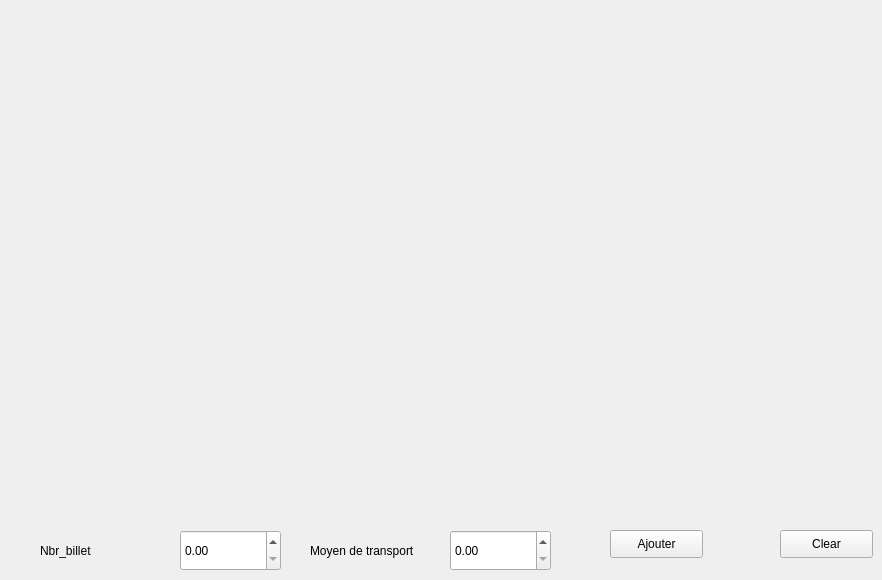
     <widget class="QWidget" name="tab_6">
      <attribute name="title">
       <string>Statistiques</string>
      </attribute>
      <widget class="QCustomPlot" name="plot" native="true">
       <property name="geometry">
        <rect>
         <x>40</x>
         <y>20</y>
         <width>801</width>
         <height>471</height>
        </rect>
       </property>
      </widget>
      <widget class="QDoubleSpinBox" name="spin_y">
       <property name="geometry">
        <rect>
         <x>180</x>
         <y>530</y>
         <width>101</width>
         <height>41</height>
        </rect>
       </property>
      </widget>
      <widget class="QPushButton" name="B_ajouter">
       <property name="geometry">
        <rect>
         <x>610</x>
         <y>530</y>
         <width>93</width>
         <height>28</height>
        </rect>
       </property>
       <property name="text">
        <string>Ajouter</string>
       </property>
      </widget>
      <widget class="QPushButton" name="B_clear">
       <property name="geometry">
        <rect>
         <x>780</x>
         <y>530</y>
         <width>93</width>
         <height>28</height>
        </rect>
       </property>
       <property name="text">
        <string>Clear</string>
       </property>
      </widget>
      <widget class="QLabel" name="label_25">
       <property name="geometry">
        <rect>
         <x>40</x>
         <y>530</y>
         <width>121</width>
         <height>41</height>
        </rect>
       </property>
       <property name="text">
        <string>Nbr_billet</string>
       </property>
      </widget>
      <widget class="QDoubleSpinBox" name="spin_x">
       <property name="geometry">
        <rect>
         <x>450</x>
         <y>530</y>
         <width>101</width>
         <height>41</height>
        </rect>
       </property>
      </widget>
      <widget class="QLabel" name="label_27">
       <property name="geometry">
        <rect>
         <x>310</x>
         <y>530</y>
         <width>121</width>
         <height>41</height>
        </rect>
       </property>
       <property name="text">
        <string>Moyen de transport</string>
       </property>
      </widget>
     </widget>
